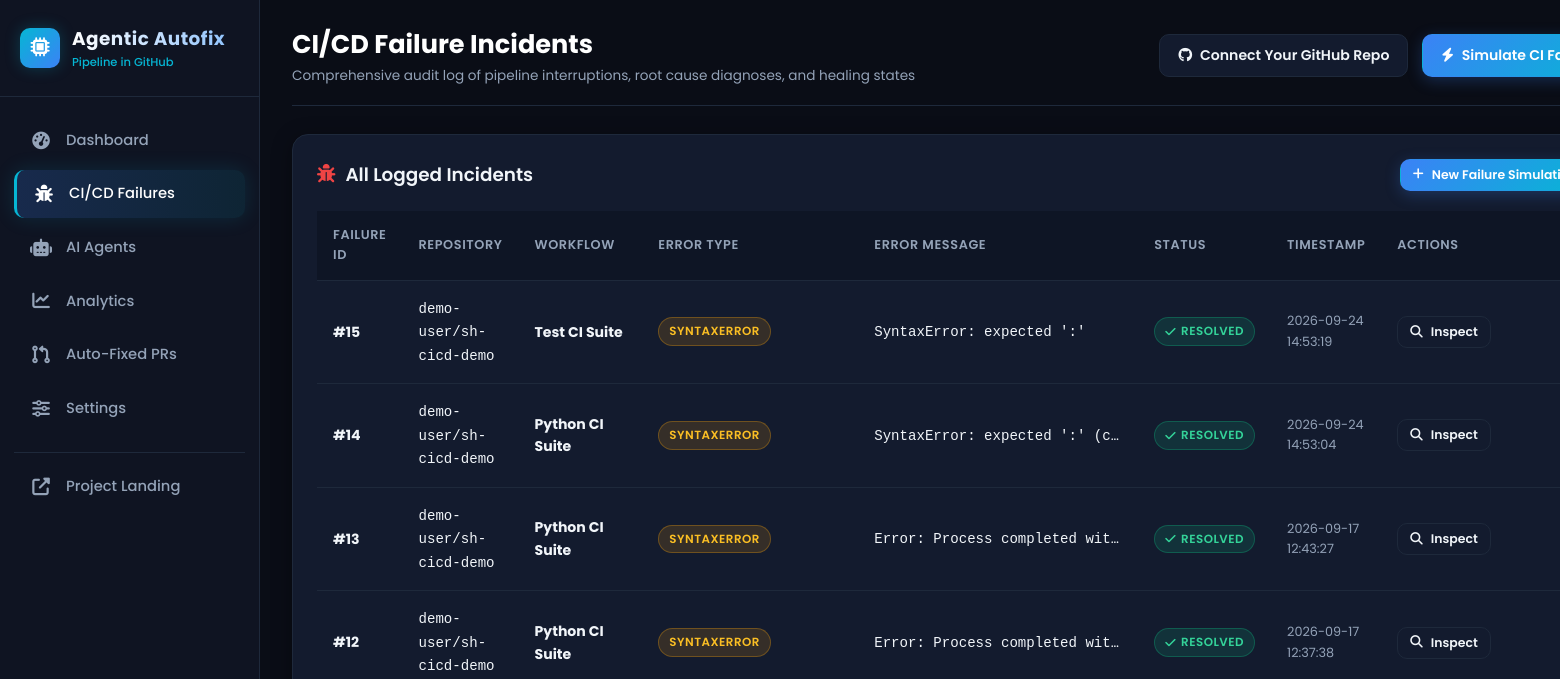
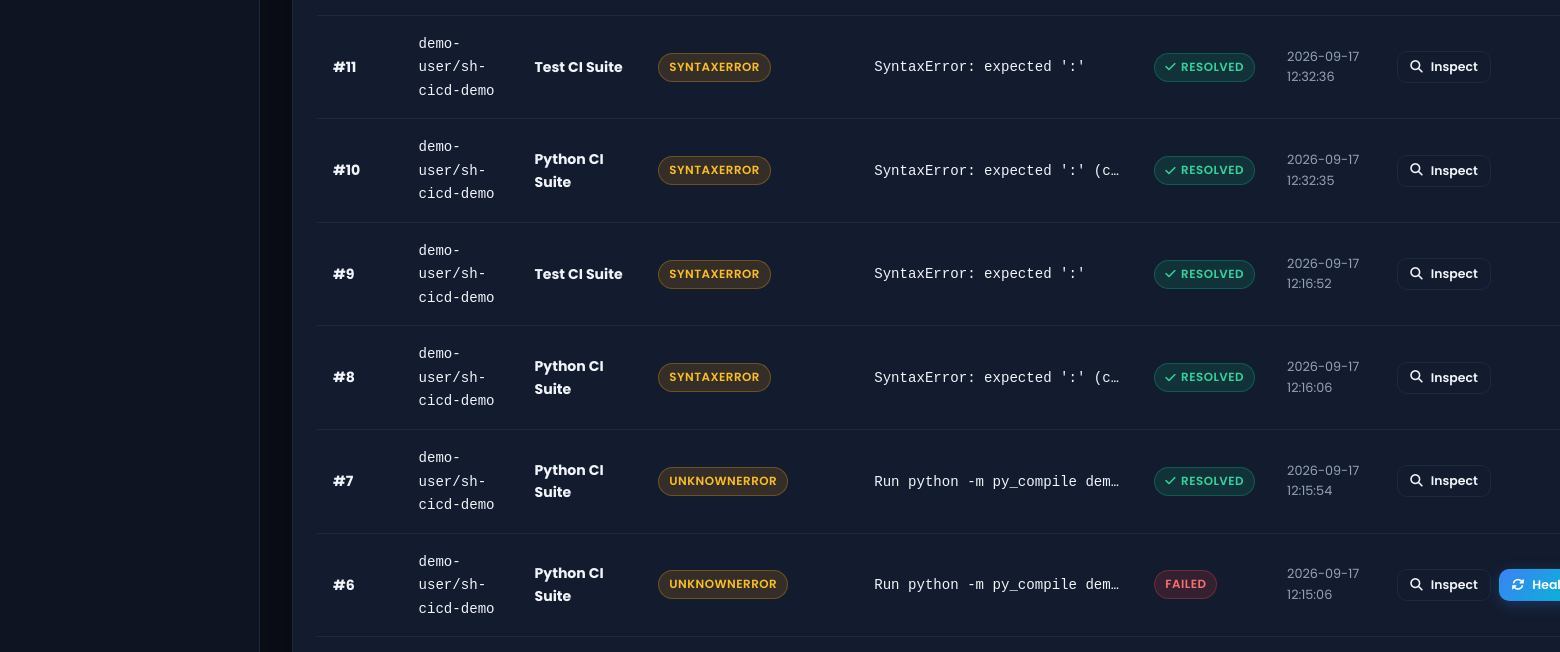
Before: /failures (upper part) with the older database file (2 pictures, top to bottom).
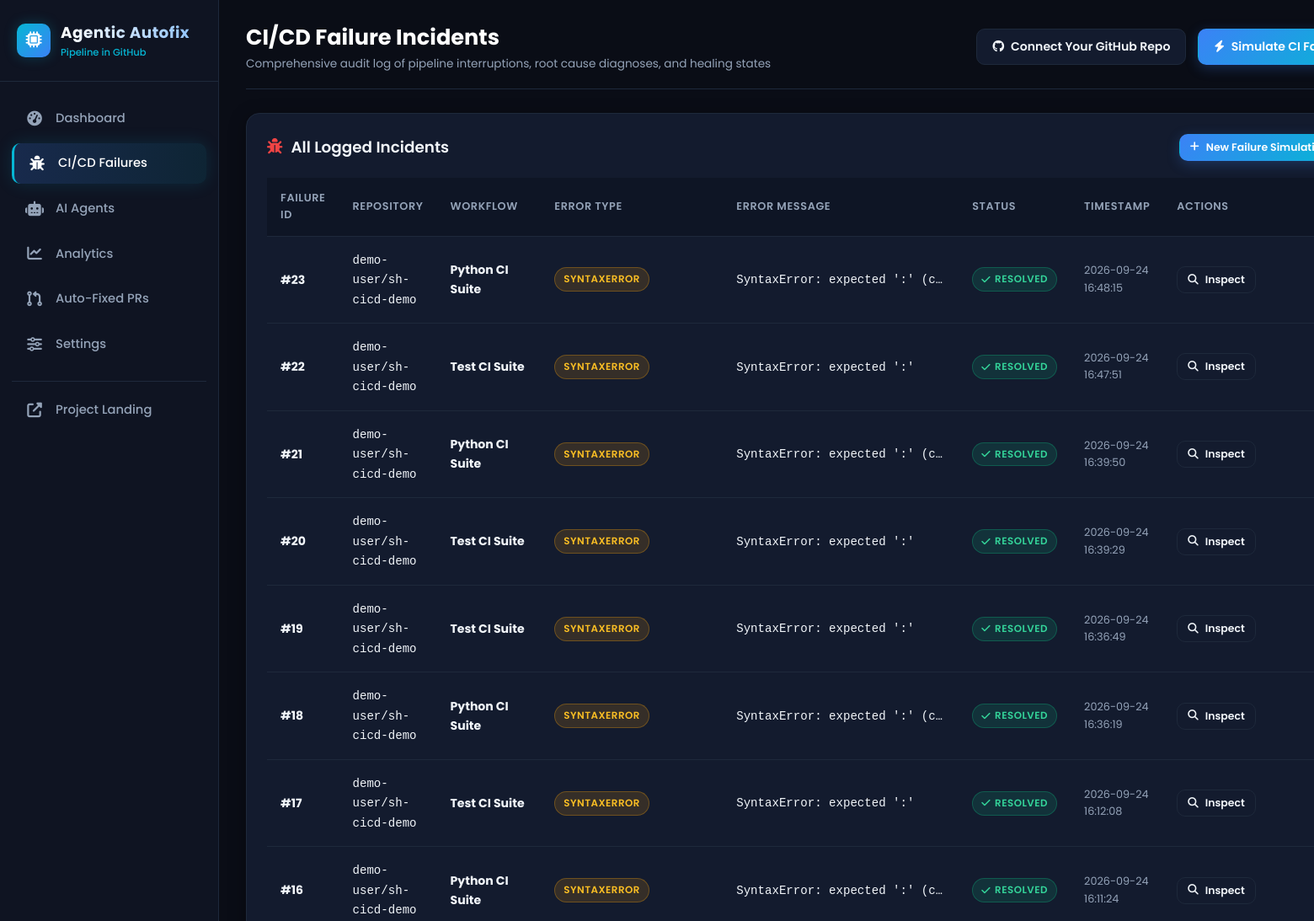
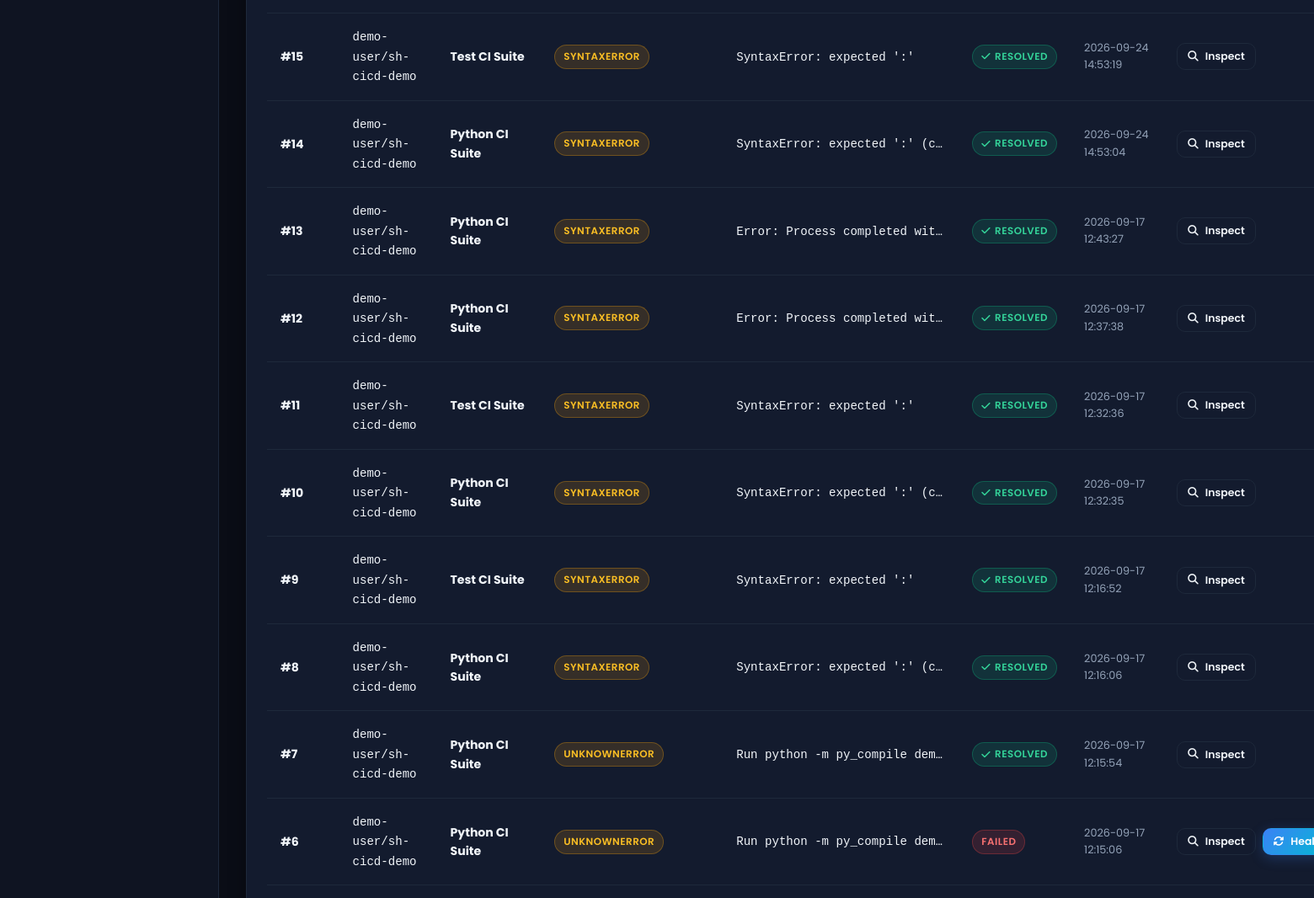
After: the same page with the newer database file (2 pictures, top to bottom).
### tables this page shows
CREATE TABLE failures (
        id INTEGER PRIMARY KEY AUTOINCREMENT,
        repo_name TEXT NOT NULL,
        workflow_name TEXT NOT NULL,
        run_id TEXT,
        error_type TEXT NOT NULL,
        error_message TEXT NOT NULL,
        raw_logs TEXT,
        status TEXT NOT NULL DEFAULT 'PENDING',
        created_at TIMESTAMP DEFAULT CURRENT_TIMESTAMP,
        resolved_at TIMESTAMP
    );

### app.py (the view)
@app.route("/failures")
def failures_view():
    all_failures = get_failures(limit=100)
    return render_template("failures.html", failures=all_failures)

### database/database.py (called while the page is built)
def get_db_connection():
    conn = sqlite3.connect(DB_FILE)
    conn.row_factory = sqlite3.Row
    conn.execute("PRAGMA foreign_keys = ON")
    return conn

### database/models.py (called while the page is built)
def get_failures(limit=50):
    conn = get_db_connection()
    failures = conn.execute(
        "SELECT * FROM failures ORDER BY created_at DESC LIMIT ?", (limit,)
    ).fetchall()
    conn.close()
    return [dict(f) for f in failures]

### templates/failures.html (shortened to what this page needs)
{% extends "base.html" %}
{% block page_title %}CI/CD Failure Incidents{% endblock %}
{% block page_subtitle %}Comprehensive audit log of pipeline interruptions, root cause diagnoses, and healing states{% endblock %}
{% block content %}
<div class="card-table">
  <div class="section-header">
    <div class="section-title">
      <i class="fas fa-bug" style="color: var(--danger);"></i>
      <span>All Logged Incidents</span>
    </div>
    <button class="btn btn-primary btn-sm" onclick="openModal('simulationModal')">
      <i class="fas fa-plus"></i> New Failure Simulation
    </button>
  </div>
  <table class="custom-table">
    <thead>
      <tr>
        <th>Failure ID</th>
        <th>Repository</th>
        <th>Workflow</th>
        <th>Error Type</th>
        <th>Error Message</th>
        <th>Status</th>
        <th>Timestamp</th>
        <th>Actions</th>
      </tr>
    </thead>
    <tbody>
      {% for f in failures %}
      <tr>
        <td><strong>#{{ f.id }}</strong></td>
        <td><code>{{ f.repo_name }}</code></td>
        <td><strong>{{ f.workflow_name }}</strong></td>
        <td>
          <span class="badge badge-warning">{{ f.error_type }}</span>
        </td>
        <td style="max-width: 280px; text-overflow: ellipsis; overflow: hidden; white-space: nowrap;">
          <code>{{ f.error_message }}</code>
        </td>
        <td>
          {% if f.status == 'RESOLVED' %}
            <span class="badge badge-success"><i class="fas fa-check"></i> Resolved</span>
          {% elif f.status == 'IN_PROGRESS' %}
            <span class="badge badge-info"><i class="fas fa-spinner fa-spin"></i> Healing</span>
          {% else %}
            <span class="badge badge-danger">{{ f.status }}</span>
          {% endif %}
        </td>
        <td style="font-size: 0.8rem; color: var(--text-muted);">{{ f.created_at }}</td>
        <td>
          <div style="display: flex; gap: 8px;">
            <button class="btn btn-secondary btn-sm" onclick="viewFailureDetails({{ f.id }})">
              <i class="fas fa-search"></i> Inspect
            </button>
            {% if f.status != 'RESOLVED' %}
            <button class="btn btn-primary btn-sm" onclick="retriggerHealing({{ f.id }})">
              <i class="fas fa-sync-alt"></i> Heal
            </button>
            {% endif %}
          </div>
        </td>
      </tr>
      {% else %}
      <tr>
        <td colspan="8" style="text-align: center; color: var(--text-dim);">No failures recorded in database.</td>
      </tr>
      {% endfor %}
    </tbody>
  </table>
</div>
{% endblock %}

### templates/base.html (shortened to what this page needs)
<!DOCTYPE html>
<html lang="en">
<head>
  <link rel="stylesheet" href="https://cdnjs.cloudflare.com/ajax/libs/font-awesome/6.5.1/css/all.min.css">
  <link rel="stylesheet" href="{{ url_for('static', filename='css/style.css') }}">
</head>
<body>
<div class="app-container">
  <aside class="sidebar">
    <div class="sidebar-header">
      <div class="logo-badge">
        <i class="fas fa-microchip"></i>
      </div>
      <div class="logo-title">
        <h2>Agentic Autofix</h2>
        <span>Pipeline in GitHub</span>
      </div>
    </div>
    <ul class="sidebar-nav">
      <li>
        <a href="{{ url_for('dashboard_view') }}" class="{% if request.endpoint == 'dashboard_view' %}active{% endif %}">
          <i class="fas fa-tachometer-alt"></i>
          <span>Dashboard</span>
        </a>
      </li>
      <li>
        <a href="{{ url_for('failures_view') }}" class="{% if request.endpoint == 'failures_view' %}active{% endif %}">
          <i class="fas fa-bug"></i>
          <span>CI/CD Failures</span>
        </a>
      </li>
      <li>
        <a href="{{ url_for('agents_view') }}" class="{% if request.endpoint == 'agents_view' %}active{% endif %}">
          <i class="fas fa-robot"></i>
          <span>AI Agents</span>
        </a>
      </li>
      <li>
        <a href="{{ url_for('analytics_view') }}" class="{% if request.endpoint == 'analytics_view' %}active{% endif %}">
          <i class="fas fa-chart-line"></i>
          <span>Analytics</span>
        </a>
      </li>
      <li>
        <a href="{{ url_for('pullrequests_view') }}" class="{% if request.endpoint == 'pullrequests_view' %}active{% endif %}">
          <i class="fas fa-code-pull-request"></i>
          <span>Auto-Fixed PRs</span>
        </a>
      </li>
      <li>
        <a href="{{ url_for('settings_view') }}" class="{% if request.endpoint == 'settings_view' %}active{% endif %}">
          <i class="fas fa-sliders-h"></i>
          <span>Settings</span>
        </a>
      </li>
      <li style="margin-top: 20px; border-top: 1px solid var(--border-color); padding-top: 10px;">
        <a href="{{ url_for('index') }}" target="_blank">
          <i class="fas fa-external-link-alt"></i>
          <span>Project Landing</span>
        </a>
      </li>
    </ul>
  </aside>
  <main class="main-content">
    <header class="top-bar">
      <div style="display: flex; align-items: center; gap: 15px;">
        <div class="page-title">
          <h1>{% block page_title %}DevOps Command Center{% endblock %}</h1>
          <p>{% block page_subtitle %}Real-time self-healing CI/CD monitoring and multi-agent dispatch{% endblock %}</p>
        </div>
      </div>
      <div class="header-actions">
        <button class="btn btn-secondary" onclick="openModal('connectRepoModal')">
          <i class="fab fa-github"></i>
          <span>Connect Your GitHub Repo</span>
        </button>
        <button class="btn btn-primary" onclick="openModal('simulationModal')">
          <i class="fas fa-bolt"></i>
          <span>Simulate CI Failure</span>
        </button>
      </div>
    </header>
    {% block content %}{% endblock %}
  </main>
</div>
</body>
</html>

Changed rows visible on the page:
added failures: id "23", repo_name "demo-user/sh-cicd-demo", workflow_name "Python CI Suite", error_type "SYNTAXERROR", error_message "SyntaxError: expected ':' (c…", status "RESOLVED" (drawn), created_at "2026-09-24 16:48:15"
added failures: id "22", repo_name "demo-user/sh-cicd-demo", workflow_name "Test CI Suite", error_type "SYNTAXERROR", error_message "SyntaxError: expected ':'", status "RESOLVED" (drawn), created_at "2026-09-24 16:47:51"
added failures: id "21", repo_name "demo-user/sh-cicd-demo", workflow_name "Python CI Suite", error_type "SYNTAXERROR", error_message "SyntaxError: expected ':' (c…", status "RESOLVED" (drawn), created_at "2026-09-24 16:39:50"
added failures: id "20", repo_name "demo-user/sh-cicd-demo", workflow_name "Test CI Suite", error_type "SYNTAXERROR", error_message "SyntaxError: expected ':'", status "RESOLVED" (drawn), created_at "2026-09-24 16:39:29"
added failures: id "19", repo_name "demo-user/sh-cicd-demo", workflow_name "Test CI Suite", error_type "SYNTAXERROR", error_message "SyntaxError: expected ':'", status "RESOLVED" (drawn), created_at "2026-09-24 16:36:49"
added failures: id "18", repo_name "demo-user/sh-cicd-demo", workflow_name "Python CI Suite", error_type "SYNTAXERROR", error_message "SyntaxError: expected ':' (c…", status "RESOLVED" (drawn), created_at "2026-09-24 16:36:19"
added failures: id "17", repo_name "demo-user/sh-cicd-demo", workflow_name "Test CI Suite", error_type "SYNTAXERROR", error_message "SyntaxError: expected ':'", status "RESOLVED" (drawn), created_at "2026-09-24 16:12:08"
added failures: id "16", repo_name "demo-user/sh-cicd-demo", workflow_name "Python CI Suite", error_type "SYNTAXERROR", error_message "SyntaxError: expected ':' (c…", status "RESOLVED" (drawn), created_at "2026-09-24 16:11:24"
